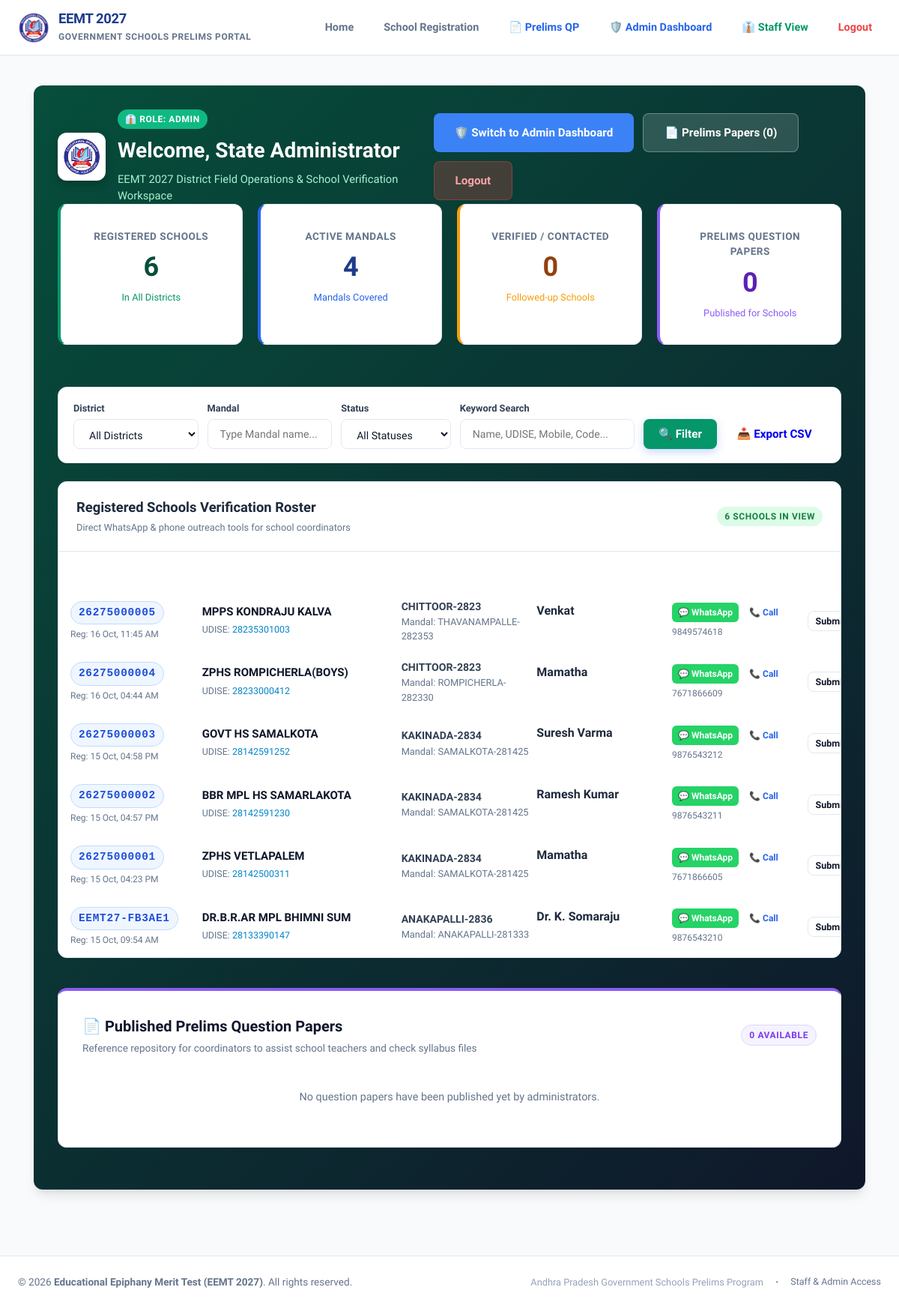
The app's page /staff/dashboard.php (signed in) with its own data.
### tables this page shows
CREATE TABLE school_registrations_2027 (
            id INTEGER PRIMARY KEY AUTOINCREMENT,
            reference_id TEXT NOT NULL UNIQUE,
            school_id INTEGER NULL,
            district TEXT NOT NULL,
            mandal TEXT NOT NULL,
            school_name TEXT NOT NULL,
            unique_code TEXT NOT NULL,
            contact_person TEXT NOT NULL,
            designation TEXT NOT NULL,
            mobile TEXT NOT NULL,
            email TEXT NOT NULL,
            ip_address TEXT NULL,
            status TEXT DEFAULT 'submitted',
            created_at TEXT DEFAULT CURRENT_TIMESTAMP
        );

### staff/dashboard.php (the view, shortened to what the rows shown need)
<?php
require_once __DIR__ . '/../includes/auth.php';
$user = currentUser();
$pdo = getDB();
$where = [];
$params = [];
$whereSql = !empty($where) ? "WHERE " . implode(" AND ", $where) : "";
$stmt = $pdo->prepare("SELECT sr.* FROM school_registrations_2027 sr {$whereSql} ORDER BY sr.id DESC");
$stmt->execute($params);
$registrations = $stmt->fetchAll(PDO::FETCH_ASSOC);
require_once __DIR__ . '/../includes/header.php';
?>
<div class="container" style="max-width: 1200px;">
    <div class="card" style="margin-bottom: 1.5rem; background: linear-gradient(135deg, #064e3b, #0f172a); color: white; border: none; box-shadow: var(--shadow-lg);">
        <div style="display: flex; justify-content: space-between; align-items: center; flex-wrap: wrap; gap: 1rem;">
            <div style="display: flex; align-items: center; gap: 16px;">
                <div>
                <h2 style="font-size: 1.75rem; font-weight: 800; color: white; margin: 0 0 0.35rem;">
                    Welcome, <?php echo htmlspecialchars($user['name'] ?? $user['username']); ?>
                </h2>
            </div>
        </div>
    </div>
    <div class="card" style="padding: 0; overflow: hidden; margin-bottom: 2.5rem;">
        <?php if (empty($registrations)): ?>
            <div style="padding: 3rem; text-align: center; color: #64748b;">
                <div style="font-size: 2.5rem; margin-bottom: 0.5rem;">🏫</div>
                <h4 style="font-weight: 700; color: #334155; margin-bottom: 0.25rem;">No School Registrations Found</h4>
                <p style="font-size: 0.9rem; margin: 0;">Try adjusting your search or filters.</p>
            </div>
        <?php else: ?>
        <div class="table-responsive" style="overflow-x: auto; width: 100%;">
                <table class="table" style="width: 100%; min-width: 1150px; border-collapse: collapse;">
                    <thead>
                        <tr>
                            <th style="width: 160px; min-width: 160px; padding: 14px 16px;">EEMTSRC (Ref ID)</th>
                            <th style="width: 340px; min-width: 280px; padding: 14px 16px;">School Details</th>
                            <th style="width: 200px; min-width: 180px; padding: 14px 16px;">Location</th>
                            <th style="width: 200px; min-width: 180px; padding: 14px 16px;">In-Charge Person</th>
                            <th style="width: 200px; min-width: 180px; padding: 14px 16px;">Outreach / Actions</th>
                            <th style="width: 160px; min-width: 150px; padding: 14px 16px;">Status Tracking</th>
                        </tr>
                    </thead>
                    <tbody>
                        <?php foreach ($registrations as $row):
                            $rawPhone = preg_replace('/[^0-9]/', '', $row['mobile']);
                            $cleanPhone = strlen($rawPhone) === 10 ? '91' . $rawPhone : $rawPhone;
                            $waText = rawurlencode("Respected Headmaster, Greetings from EEMT 2027 Coordinator Team.\nRegarding your registration for " . $row['school_name'] . " (EEMTSRC: " . $row['reference_id'] . "). Please let us know if you have received the Prelims Question Papers.");
                        ?>
                            <tr>
                                <td style="padding: 14px 16px; vertical-align: middle;">
                                    <span class="badge" style="background: #eff6ff; color: #1d4ed8; font-family: monospace; font-size: 0.9rem; font-weight: 700; border: 1px solid #bfdbfe; white-space: nowrap;">
                                        <?php echo htmlspecialchars($row['reference_id']); ?>
                                    </span>
                                    <div style="font-size: 0.75rem; color: var(--text-muted); margin-top: 4px; white-space: nowrap;">
                                        Reg: <?php echo date('d M, h:i A', strtotime($row['created_at'])); ?>
                                    </div>
                                </td>
                                <td style="padding: 14px 16px; vertical-align: middle;">
                                    <strong style="color: #0f172a; display: block; font-size: 0.94rem; line-height: 1.4;">
                                        <?php echo htmlspecialchars($row['school_name']); ?>
                                    </strong>
                                    <span style="font-size: 0.78rem; color: #64748b;">
                                        UDISE: <code style="color: #0284c7;"><?php echo htmlspecialchars($row['unique_code']); ?></code>
                                    </span>
                                </td>
                                <td>
                                    <div style="font-weight: 700; color: #334155; font-size: 0.88rem;"><?php echo htmlspecialchars($row['district']); ?></div>
                                    <div style="font-size: 0.8rem; color: #64748b;">Mandal: <?php echo htmlspecialchars($row['mandal']); ?></div>
                                </td>
                                <td>
                                    <div style="font-weight: 600; color: #1e293b;"><?php echo htmlspecialchars($row['contact_person']); ?></div>
                                    <span class="badge badge-info" style="font-size: 0.7rem;"><?php echo htmlspecialchars($row['designation']); ?></span>
                                </td>
                                <td>
                                    <div style="display: flex; gap: 6px; align-items: center; flex-wrap: wrap;">
                                        <?php if (!empty($cleanPhone)): ?>
                                            <a href="https://api.whatsapp.com/send?phone=<?php echo $cleanPhone; ?>&text=<?php echo $waText; ?>" target="_blank" rel="noopener noreferrer" class="btn" style="background: #25d366; color: white; padding: 4px 8px; font-size: 0.75rem; border-radius: 6px; text-decoration: none; font-weight: 700;" title="Send WhatsApp Message">
                                                💬 WhatsApp
                                            </a>
                                            <a href="tel:<?php echo htmlspecialchars($row['mobile']); ?>" class="btn btn-outline" style="padding: 4px 8px; font-size: 0.75rem; border-radius: 6px; color: #2563eb;" title="Call Headmaster">
                                                📞 Call
                                            </a>
                                        <?php else: ?>
                                            <span style="font-size: 0.75rem; color: var(--text-muted);">No phone</span>
                                        <?php endif; ?>
                                    </div>
                                    <div style="font-size: 0.75rem; color: #64748b; margin-top: 4px;">
                                        <?php echo htmlspecialchars($row['mobile']); ?>
                                    </div>
                                </td>
                                <td>
                                    <form method="POST" action="dashboard.php" style="display: flex; gap: 4px; align-items: center;">
                                        <select name="status" class="form-select" style="font-size: 0.78rem; padding: 4px 6px; width: auto; font-weight: 600;" onchange="this.form.submit()">
                                            <option value="submitted" <?php echo ($row['status'] ?? '') === 'submitted' ? 'selected' : ''; ?>>Submitted</option>
                                        </select>
                                    </form>
                                </td>
                            </tr>
                        <?php endforeach; ?>
                    </tbody>
                </table>
            </div>
        <?php endif; ?>
    </div>
</div>
<?php require_once __DIR__ . '/../includes/footer.php'; ?>

### records on screen
school_registrations_2027: reference "26275000005", created_at "16 Oct, 11:45 AM", school_name "MPPS KONDRAJU KALVA", unique_code "28235301003", district "CHITTOOR-2823", mandal "THAVANAMPALLE-282353", contact_person "Venkat", mobile "9849574618", status "Submitted"
school_registrations_2027: reference "26275000004", created_at "16 Oct, 04:44 AM", school_name "ZPHS ROMPICHERLA(BOYS)", unique_code "28233000412", district "CHITTOOR-2823", mandal "ROMPICHERLA-282330", contact_person "Mamatha", mobile "7671866609", status "Submitted"
school_registrations_2027: reference "26275000003", created_at "15 Oct, 04:58 PM", school_name "GOVT HS SAMALKOTA", unique_code "28142591252", district "KAKINADA-2834", mandal "SAMALKOTA-281425", contact_person "Suresh Varma", mobile "9876543212", status "Submitted"
school_registrations_2027: reference "26275000002", created_at "15 Oct, 04:57 PM", school_name "BBR MPL HS SAMARLAKOTA", unique_code "28142591230", district "KAKINADA-2834", mandal "SAMALKOTA-281425", contact_person "Ramesh Kumar", mobile "9876543211", status "Submitted"
school_registrations_2027: reference "26275000001", created_at "15 Oct, 04:23 PM", school_name "ZPHS VETLAPALEM", unique_code "28142500311", district "KAKINADA-2834", mandal "SAMALKOTA-281425", contact_person "Mamatha", mobile "7671866605", status "Submitted"
school_registrations_2027: reference "EEMT27-FB3AE1", created_at "15 Oct, 09:54 AM", school_name "DR.B.R.AR MPL BHIMNI SUM", unique_code "28133390147", district "ANAKAPALLI-2836", mandal "ANAKAPALLI-281333", contact_person "Dr. K. Somaraju", mobile "9876543210", status "Submitted"

### other values on screen
$user['role'] "ADMIN"
$user['name'] "State Administrator"
count($questionPapers) "0"
$totalSchools "6"
$assignedDistrict ?: 'All Districts' "All Districts"
$totalMandals "4"
$verifiedCount "0"
$filteredCount "6"
